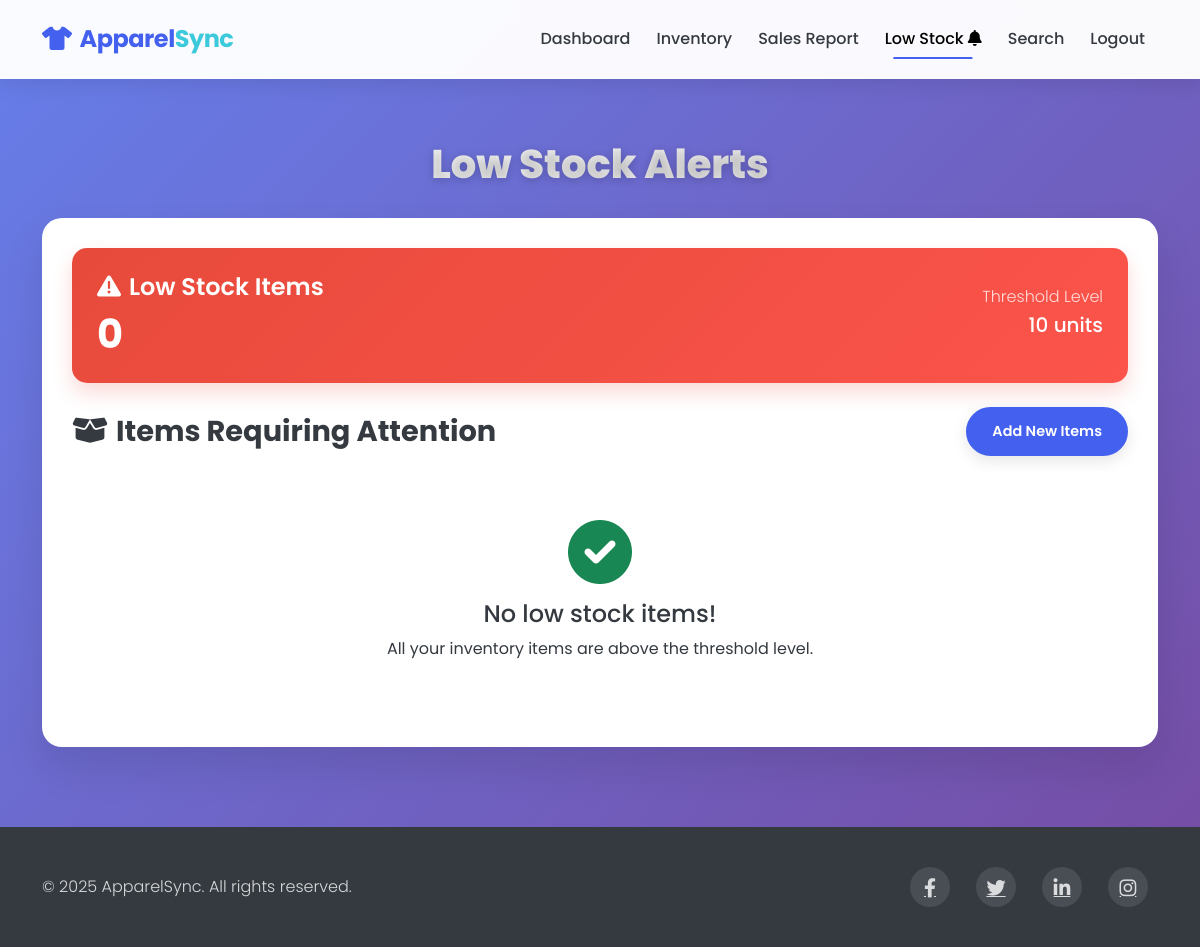
Page /dashboard/low_stock (signed in) on the earlier database version.
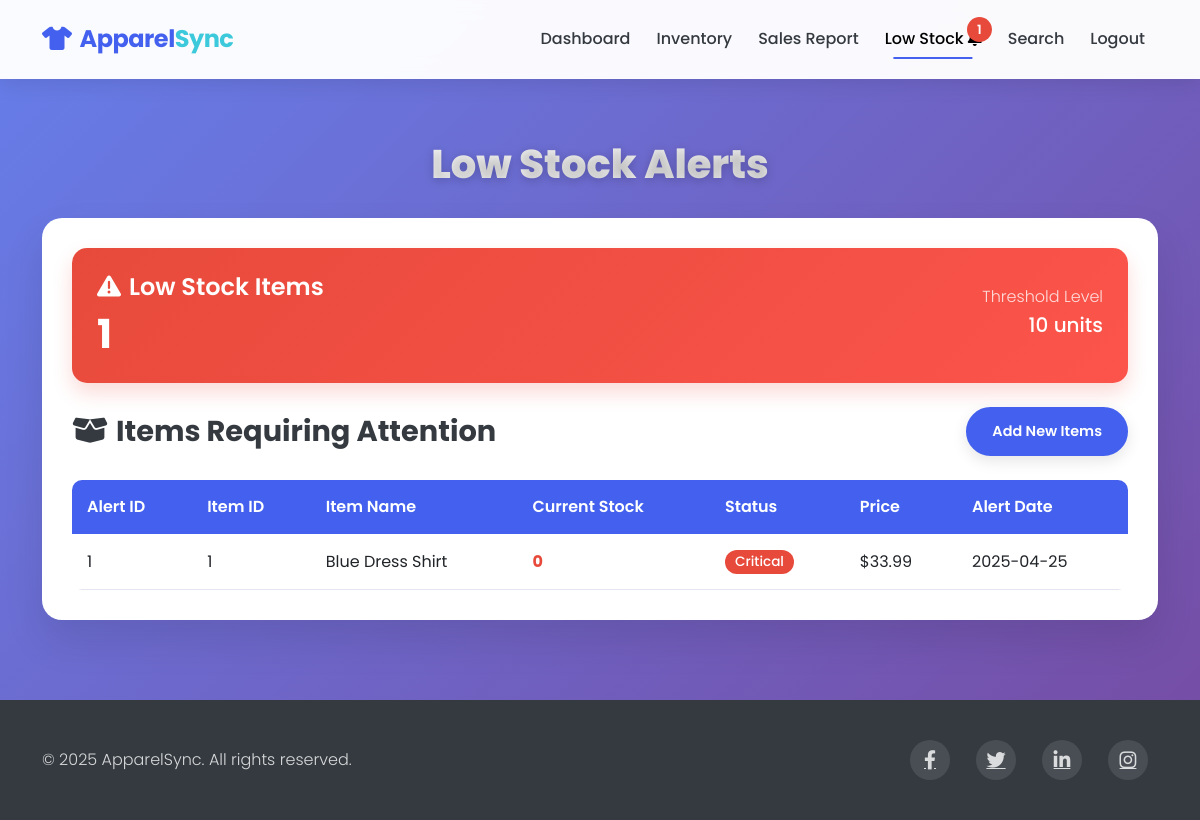
Same page on the later database version.
### models.py (models this page shows)
class LowStock(db.Model):
    id = db.Column(db.Integer, primary_key=True)
    item_id = db.Column(db.Integer, db.ForeignKey('inventory_item.id'), nullable=False)
    threshold = db.Column(db.Integer, nullable=False, default=10)
    alert_date = db.Column(db.DateTime, nullable=False, default=datetime.utcnow)
    resolved = db.Column(db.Boolean, default=False)

class InventoryItem(db.Model):
    id = db.Column(db.Integer, primary_key=True)
    item_name = db.Column(db.String(100), nullable=False)
    quantity = db.Column(db.Integer, nullable=False)
    price = db.Column(db.Float, nullable=False)
    discount = db.Column(db.Float, default=0.0)
    sales = db.relationship('Sale', backref='item', lazy=True)
    low_stock_alerts = db.relationship('LowStock', backref='item', lazy=True)

### routes.py (the view)
@app.route('/dashboard/low_stock', methods=['GET'])
@login_required
def low_stock():
    low_stock_alerts = LowStock.query.filter_by(resolved=False).all()
    threshold = 10  # Default threshold
    low_inventory = InventoryItem.query.filter(InventoryItem.quantity < threshold).all()
    alerted_item_ids = {alert.item_id for alert in low_stock_alerts}
    for item in low_inventory:
        if item.id not in alerted_item_ids:
            new_alert = LowStock(item_id=item.id, threshold=threshold)
            db.session.add(new_alert)
            alerted_item_ids.add(item.id)
    if alerted_item_ids:
        db.session.commit()
        low_stock_alerts = LowStock.query.filter_by(resolved=False).all()
    return render_template('low_stock.html', alerts=low_stock_alerts)

### app.py (called while the page is built)
@login_manager.user_loader
def load_user(user_id):
    return User.query.get(int(user_id))

### templates/low_stock.html (shortened to what the changed rows need)
<!DOCTYPE html>
<html lang="en">
<head>
    <link href="https://cdn.jsdelivr.net/npm/bootstrap@5.3.0-alpha1/dist/css/bootstrap.min.css" rel="stylesheet">
    <link rel="stylesheet" href="https://cdnjs.cloudflare.com/ajax/libs/font-awesome/6.0.0/css/all.min.css">
</head>
<body>
    <nav class="navbar navbar-expand-lg navbar-light py-3 fixed-top">
        <div class="container">
            <div class="collapse navbar-collapse" id="navbarNav">
                <ul class="navbar-nav ms-auto">
                    <li class="nav-item">
                        <a class="nav-link active" href="{{ url_for('low_stock') }}">
                            Low Stock
                            {% if alerts %}
                            <span class="position-relative">
                                <span class="alert-count">{{ alerts|length }}</span>
                            </span>
                            {% else %}
                            <i class="fas fa-bell"></i>
                            {% endif %}
                        </a>
                    </li>
                </ul>
            </div>
        </div>
    </nav>
    <section class="content-section">
        <div class="container">
            <h1 class="page-title">Low Stock Alerts</h1>
            <div class="report-card">
                <div class="stats-card mb-4">
                    <div class="row align-items-center">
                        <div class="col-md-6">
                            <h4 class="mb-2"><i class="fas fa-exclamation-triangle me-2"></i>Low Stock Items</h4>
                            <h2>{{ alerts|length }}</h2>
                        </div>
                    </div>
                </div>
                <div class="table-responsive">
                    {% if alerts %}
                        <table class="inventory-table">
                            <thead>
                                <tr>
                                    <th>Alert ID</th>
                                    <th>Item ID</th>
                                    <th>Item Name</th>
                                    <th>Current Stock</th>
                                    <th>Status</th>
                                    <th>Price</th>
                                    <th>Alert Date</th>
                                </tr>
                            </thead>
                            <tbody>
                                {% for alert in alerts %}
                                <tr>
                                    <td>{{ alert.id }}</td>
                                    <td>{{ alert.item_id }}</td>
                                    <td>{{ alert.item.item_name }}</td>
                                    <td>
                                        {% if alert.item.quantity <= 5 %}
                                            <span class="critical-level">{{ alert.item.quantity }}</span>
                                        {% else %}
                                            <span class="warning-level">{{ alert.item.quantity }}</span>
                                        {% endif %}
                                    </td>
                                    <td>
                                        {% if alert.item.quantity <= 5 %}
                                            <span class="badge badge-stock badge-low">Critical</span>
                                        {% else %}
                                            <span class="badge badge-stock badge-medium">Low</span>
                                        {% endif %}
                                    </td>
                                    <td>${{ "%.2f"|format(alert.item.price) }}</td>
                                    <td>{{ alert.alert_date.strftime('%Y-%m-%d') }}</td>
                                </tr>
                                {% endfor %}
                            </tbody>
                        </table>
                    {% else %}
                        <div class="no-items">
                            <i class="fas fa-check-circle fa-4x mb-3 text-success"></i>
                            <h4>No low stock items!</h4>
                            <p>All your inventory items are above the threshold level.</p>
                        </div>
                    {% endif %}
                </div>
            </div>
        </div>
    </section>
</body>
</html>

Differences in the rows shown:
added LowStock: id "1", item_id "1", item.item_name "Blue Dress Shirt", item.quantity "0", alert_date "2025-04-25"
now on this page (row edited): InventoryItem: item.price "33.99"
Other differences:
{{ alerts|length }}: (not shown) → "1"
{{ alerts|length }}: "0" → "1"
text no longer shown: "No low stock items! All your inventory items are above the threshold level."
text now shown: "Alert ID Item ID Item Name Current Stock Status Price Alert Date"
